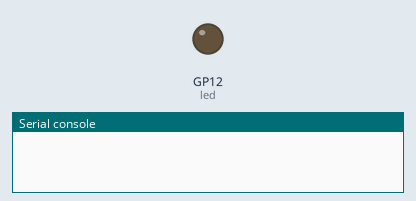
The program below on a simulated Raspberry Pi Pico running CircuitPython. On the bench: output pins drawn as LEDs (lit = HIGH), the last lines printed to the serial console.

Above: at 0.05 s.
At 5.0 s:
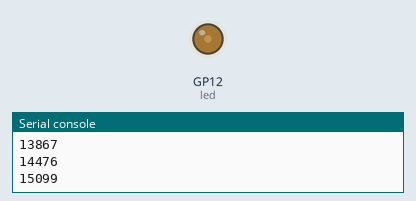
At 7.5 s:
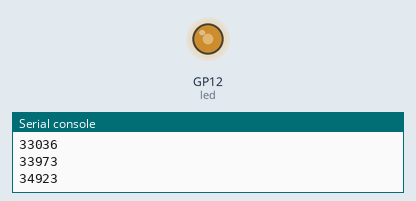
At 10.0 s:
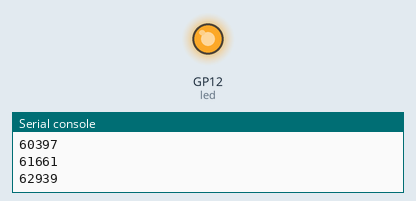
Timing chart, 0 to 13.0 s (numbered marks = the images above):
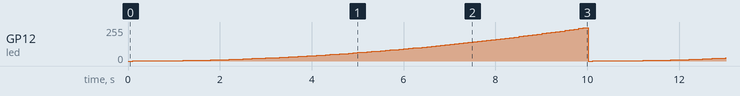

The program:

04_analog_output.py
```python
## --------  ANALOG OUTPUT --------- ##
#   tested with tinkertanks frisbee   #

import board,pwmio, time

# Define the LED pin
led_pin = board.GP12
led = pwmio.PWMOut(led_pin, frequency=1000, duty_cycle=0)

while True:
    for i in range(100):
        led.duty_cycle = int((i / 100) ** 2 * 65535)	#smooth fading for leds
        time.sleep(0.1)
        print(led.duty_cycle)

while True:
    for i in range(100):
        led.duty_cycle = int((percentage / 100) * 65535)	# more linear function
        time.sleep(0.01)
```

Measured:
- by itself, GP12 (led): ramps from 0/255 to 250/255 and jumps back, once every 10.0 s
